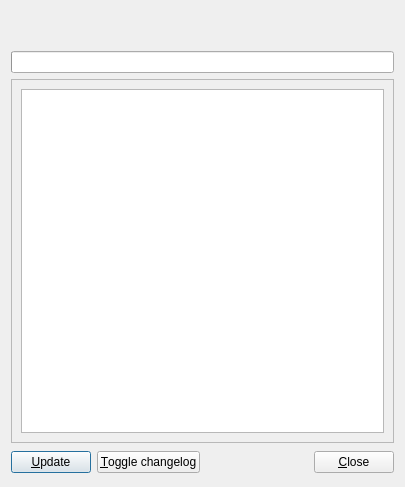
<ui version="4.0" >
 <class>UniUpdate</class>
 <widget class="QDialog" name="UniUpdate" >
  <property name="geometry" >
   <rect>
    <x>0</x>
    <y>0</y>
    <width>405</width>
    <height>487</height>
   </rect>
  </property>
  <property name="windowTitle" >
   <string>UniUpdate service</string>
  </property>
  <layout class="QGridLayout" >
   <item row="0" column="0" colspan="3" >
    <widget class="QLabel" name="label" >
     <property name="text" >
      <string/>
     </property>
     <property name="pixmap" >
      <pixmap resource="../resources.qrc" >:/images/uniupdate.png</pixmap>
     </property>
    </widget>
   </item>
   <item row="1" column="0" colspan="4" >
    <widget class="QLabel" name="statusLabel" >
     <property name="text" >
      <string/>
     </property>
     <property name="alignment" >
      <set>Qt::AlignLeading|Qt::AlignLeft|Qt::AlignVCenter</set>
     </property>
    </widget>
   </item>
   <item row="2" column="0" colspan="4" >
    <widget class="QProgressBar" name="progressBar" />
   </item>
   <item row="3" column="0" colspan="4" >
    <widget class="QFrame" name="changelogFrame" >
     <property name="frameShape" >
      <enum>QFrame::StyledPanel</enum>
     </property>
     <property name="frameShadow" >
      <enum>QFrame::Raised</enum>
     </property>
     <layout class="QGridLayout" >
      <item row="0" column="0" >
       <widget class="QTextBrowser" name="changelogOutput" >
        <property name="minimumSize" >
         <size>
          <width>0</width>
          <height>200</height>
         </size>
        </property>
        <property name="source" >
         <url>
          <string/>
         </url>
        </property>
       </widget>
      </item>
     </layout>
    </widget>
   </item>
   <item row="4" column="0" >
    <widget class="QPushButton" name="updateButton" >
     <property name="text" >
      <string>&amp;Update</string>
     </property>
    </widget>
   </item>
   <item row="4" column="1" >
    <widget class="QPushButton" name="changelogButton" >
     <property name="text" >
      <string>&amp;Toggle changelog</string>
     </property>
     <property name="checkable" >
      <bool>true</bool>
     </property>
    </widget>
   </item>
   <item row="4" column="2" >
    <spacer>
     <property name="orientation" >
      <enum>Qt::Horizontal</enum>
     </property>
     <property name="sizeHint" >
      <size>
       <width>250</width>
       <height>27</height>
      </size>
     </property>
    </spacer>
   </item>
   <item row="4" column="3" >
    <widget class="QPushButton" name="closeButton" >
     <property name="text" >
      <string>&amp;Close</string>
     </property>
    </widget>
   </item>
  </layout>
 </widget>
 <resources>
  <include location="../resources.qrc" />
 </resources>
 <connections>
  <connection>
   <sender>changelogButton</sender>
   <signal>toggled(bool)</signal>
   <receiver>changelogFrame</receiver>
   <slot>setVisible(bool)</slot>
   <hints>
    <hint type="sourcelabel" >
     <x>284</x>
     <y>374</y>
    </hint>
    <hint type="destinationlabel" >
     <x>31</x>
     <y>97</y>
    </hint>
   </hints>
  </connection>
  <connection>
   <sender>closeButton</sender>
   <signal>clicked()</signal>
   <receiver>UniUpdate</receiver>
   <slot>close()</slot>
   <hints>
    <hint type="sourcelabel" >
     <x>545</x>
     <y>388</y>
    </hint>
    <hint type="destinationlabel" >
     <x>464</x>
     <y>377</y>
    </hint>
   </hints>
  </connection>
 </connections>
</ui>
